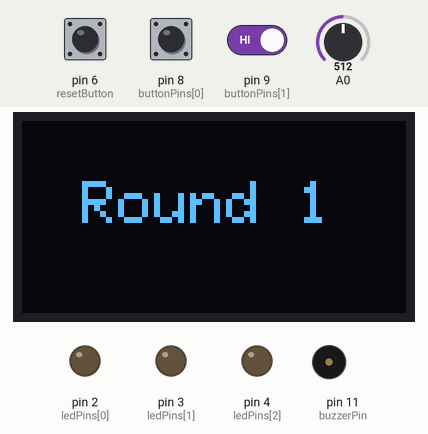
A sketch run on a simulated Arduino Uno, built with avr-gcc and run on an emulated ATmega328P. Parts: 128×64 one-colour display, output pins drawn as LEDs (lit = HIGH), buzzer (waves = sounding). Dashed ring = blinking. The inputs (shaded band) are chosen by the test bench; at power-on: pin 8 (buttonPins[0]) HIGH, pin 9 (buttonPins[1]) HIGH, pin 6 (resetButton) HIGH, A0 = 512. Random numbers use the default seed unless the sketch sets one.

Above: at 2.2 s.
2.3 s: pin 8 (buttonPins[0]) pulled LOW for 0.15 s
At 4.4 s:
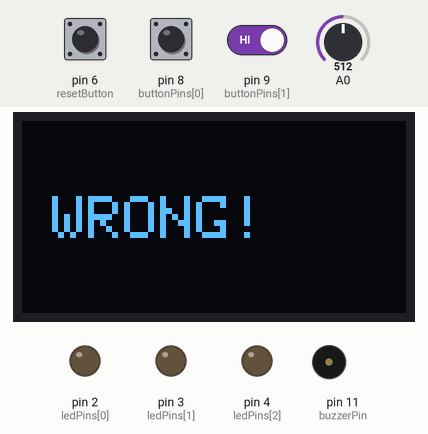
5.4 s: pin 8 (buttonPins[0]) driven LOW and pin 9 (buttonPins[1]) driven LOW
At 7.1 s:
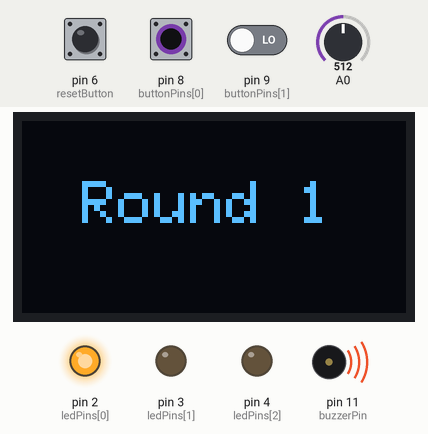
8.4 s: pin 8 (buttonPins[0]) driven HIGH
At 11.2 s:
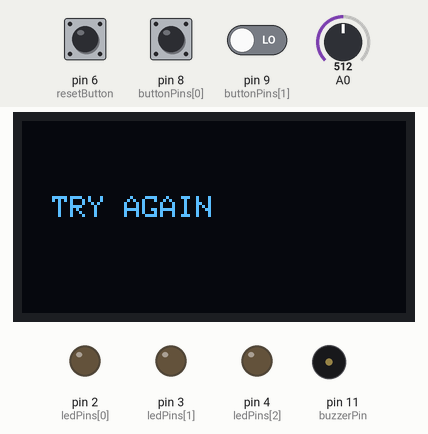
11.4 s: pin 6 (resetButton) pulled LOW for 3.2 s
At 13.6 s:
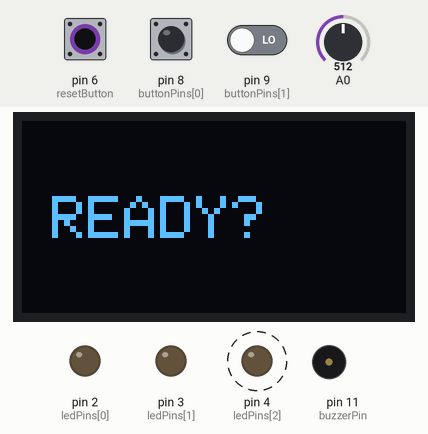
16.6 s: pin 9 (buttonPins[1]) driven HIGH
At 17.2 s:
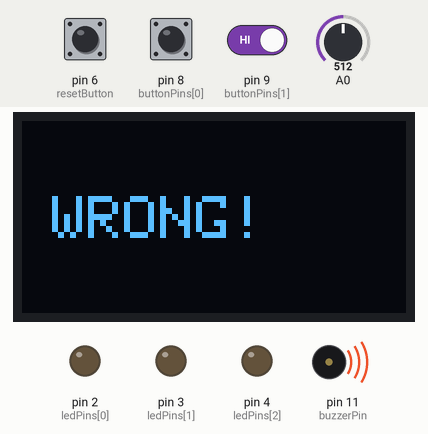
19.6 s: pin 9 (buttonPins[1]) driven LOW
Timing chart, 0 to 22.1 s (numbered marks = the images above; inputs shaded):
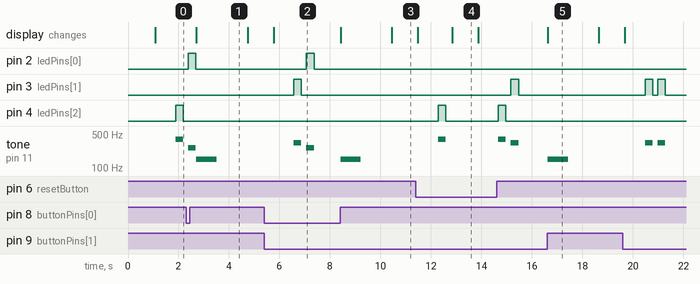

The sketch:

Examen_copy_20260603151249.ino
```cpp
#include <Adafruit_GFX.h>
#include <Adafruit_SH110X.h>

#define SCREEN_WIDTH 128
#define SCREEN_HEIGHT 64
#define OLED_RESET -1
#define MAX_ROUNDS 10

Adafruit_SH1106G display(SCREEN_WIDTH, SCREEN_HEIGHT, &Wire, OLED_RESET);

const int ledPins[] = {2, 3, 4};
const int buttonPins[] = {8, 9, 10};
const int buzzerPin = 11;
const int gameTones[] = {262, 330, 392};
const int resetButton = 6;
int sequence[MAX_ROUNDS];
int gameStep = 0;

void(* resetFunc) (void) = 0;


void setup() {
  if(!display.begin(0x3C, true)) for(;;);

  for (int i = 0; i < 3; i++) {
    pinMode(ledPins[i], OUTPUT);
    pinMode(buttonPins[i], INPUT_PULLUP);
  }
  pinMode(buzzerPin, OUTPUT);
  pinMode(resetButton, INPUT_PULLUP);
  randomSeed(analogRead(0));

  showMsg("READY?", 2);
}

void loop() {

  if (gameStep >= MAX_ROUNDS) {
    victory();
    return;
  }

  int newLed;
  do {
    newLed = random(0, 3);
  } while (gameStep > 0 && newLed == sequence[gameStep - 1]);

  sequence[gameStep++] = newLed;

  displayRound(gameStep);
  delay(800);

  for (int i = 0; i < gameStep; i++) {
    playLevel(sequence[i]);
    delay(200);
  }

  for (int i = 0; i < gameStep; i++) {
    if (waitForButton() != sequence[i]) {
      gameOver();
      return;
    }
  }

  if (gameStep == MAX_ROUNDS) {
    victory();
  } else {
    delay(1000);
  }

  if (digitalRead(resetButton) == LOW) {
    delay(50);
    resetFunc();
  }
}

void displayRound(int roundNum) {
  display.clearDisplay();
  display.setTextSize(2);
  display.setTextColor(SH110X_WHITE);
  display.setCursor(20, 20);
  display.print("Round ");
  display.print(roundNum);
  display.display();
}

void victory() {
  display.clearDisplay();
  display.setCursor(15, 20);
  display.print("YOU WIN!");
  display.display();

  for(int i=0; i<3; i++) {
    tone(buzzerPin, 523, 200); delay(250);
    tone(buzzerPin, 659, 200); delay(250);
  }

  gameStep = 0;
  delay(3000);
  showMsg("NEW GAME", 2);
}

void showMsg(String msg, int size) {
  display.clearDisplay();
  display.setTextSize(size);
  display.setCursor(10, 25);
  display.print(msg);
  display.display();
  delay(1000);
}

void playLevel(int index) {
  digitalWrite(ledPins[index], HIGH);
  tone(buzzerPin, gameTones[index]);
  delay(300);
  digitalWrite(ledPins[index], LOW);
  noTone(buzzerPin);
}

int waitForButton() {
  while (true) {
    if (digitalRead(resetButton) == LOW) {
      resetFunc();
    }

    for (int i = 0; i < 3; i++) {
      if (digitalRead(buttonPins[i]) == LOW) {
        playLevel(i);
        while(digitalRead(buttonPins[i]) == LOW);
        return i;
      }
    }
  }
}

void gameOver() {
  display.clearDisplay();
  display.setCursor(10, 25);
  display.print("WRONG!");
  display.display();
  tone(buzzerPin, 150, 800);
  gameStep = 0;
  delay(2000);
  showMsg("TRY AGAIN", 1);
}
```

Measured:
- after the input at 2.3 s, pin 2 (ledPins[0]): LOW → HIGH after 0.09 s, → LOW 0.30 s later; tone on pin 11 (buzzerPin): silent → 262 Hz after 0.09 s, → silent 0.30 s later, → 150 Hz 0.03 s later, → silent 0.80 s later; the display: changes after 0.41 s (image 1)
- after the input at 5.4 s, pin 2 (ledPins[0]): LOW → HIGH after 1.7 s, → LOW 0.30 s later
- after the input at 8.4 s, tone on pin 11 (buzzerPin): silent → 150 Hz at once, → silent 0.80 s later; the display: first changes at once (image 3 shows a later state)
- after the input at 16.6 s, tone on pin 11 (buzzerPin): silent → 150 Hz at once, → silent 0.80 s later; the display: changes at once (image 5)
- by itself, pin 4 (ledPins[2]): alternates HIGH for 0.30 s and LOW for 2.1 s
- what the display in image 1 shows lasts 2.0 s, from 2.7 s to 4.7 s
- what the display in image 4 shows lasts 1.1 s, from 12.8 s to 13.9 s
